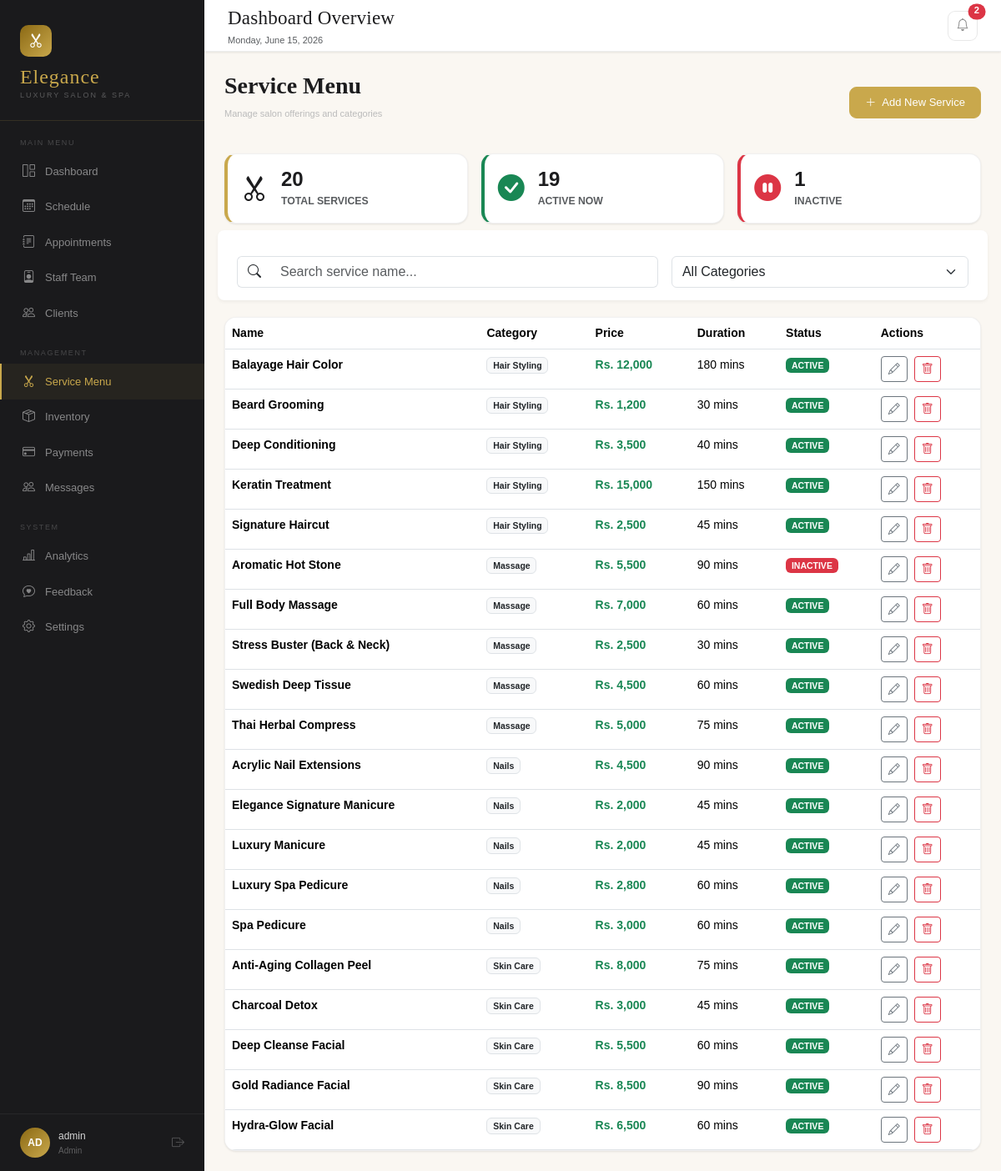
The page /dashboard/services.php (signed in) on the database its author committed.
### tables this page shows
CREATE TABLE `services` (
  `id` int(11) NOT NULL,
  `name` varchar(100) NOT NULL,
  `category` varchar(50) DEFAULT 'General',
  `description` text DEFAULT NULL,
  `price` decimal(10,2) DEFAULT NULL,
  `duration` int(11) DEFAULT 30,
  `status` enum('active','inactive') DEFAULT 'active'
);

### dashboard/services.php (the view, shortened to what this page needs)
<?php
require_once '../includes/db.php';
$totalServices = $conn->query("SELECT COUNT(*) as total FROM services")->fetch_assoc()['total'] ?? 0;
$activeServices = $conn->query("SELECT COUNT(*) as total FROM services WHERE status = 'active'")->fetch_assoc()['total'] ?? 0;
$inactiveServices = $conn->query("SELECT COUNT(*) as total FROM services WHERE status = 'inactive'")->fetch_assoc()['total'] ?? 0;
$result = $conn->query("SELECT * FROM services ORDER BY category ASC, name ASC");
?>
<!DOCTYPE html>
<html lang="en">
<head>
    <link href="../assets/css/bootstrap.min.css" rel="stylesheet">
    <link href="https://cdn.jsdelivr.net/npm/bootstrap-icons@1.11.0/font/bootstrap-icons.css" rel="stylesheet">
    <link rel="stylesheet" href="../assets/css/dashboard.css">
</head>
<body>
    <?php include('../includes/sidebar.php'); ?>
    <div class="main-area">
        <?php include('../includes/topbar.php'); ?>
        <div class="content-area container-fluid">
            <div class="row align-items-center mb-4">
                <div class="col-12 d-md-flex justify-content-between align-items-center">
                    <div class="mb-3 mb-md-0">
                        <h2 class="panel-title fs-3">Service Menu</h2>
                        <p class="panel-subtitle">Manage salon offerings and categories</p>
                    </div>
                    <button class="btn-gold" onclick="openModal('addModal')">
                        <i class="bi bi-plus-lg"></i> Add New Service
                    </button>
                </div>
            </div>
            <div class="row mb-4 g-3">
                <div class="col-12 col-sm-6 col-md-4">
                    <div class="panel p-3 d-flex align-items-center gap-3" style="border-left: 4px solid var(--gold);">
                        <div class="fs-2 text-gold"><i class="bi bi-scissors"></i></div>
                        <div>
                            <h4 class="m-0 fw-bold"><?php echo $totalServices; ?></h4>
                            <small class="text-muted text-uppercase fw-bold">Total Services</small>
                        </div>
                    </div>
                </div>
                <div class="col-12 col-sm-6 col-md-4">
                    <div class="panel p-3 d-flex align-items-center gap-3" style="border-left: 4px solid #198754;">
                        <div class="fs-2 text-success"><i class="bi bi-check-circle-fill"></i></div>
                        <div>
                            <h4 class="m-0 fw-bold"><?php echo $activeServices; ?></h4>
                            <small class="text-muted text-uppercase fw-bold">Active Now</small>
                        </div>
                    </div>
                </div>
                <div class="col-12 col-md-4">
                    <div class="panel p-3 d-flex align-items-center gap-3" style="border-left: 4px solid #dc3545;">
                        <div class="fs-2 text-danger"><i class="bi bi-pause-circle-fill"></i></div>
                        <div>
                            <h4 class="m-0 fw-bold"><?php echo $inactiveServices; ?></h4>
                            <small class="text-muted text-uppercase fw-bold">Inactive</small>
                        </div>
                    </div>
                </div>
            </div>
            <div class="filter-bar row g-3 align-items-center">
                <div class="col-md-7">
                    <div class="input-group">
                        <span class="input-group-text bg-transparent border-end-0"><i class="bi bi-search"></i></span>
                        <input type="text" id="serviceSearch" class="form-control border-start-0" placeholder="Search service name...">
                    </div>
                </div>
                <div class="col-md-5">
                    <select id="categoryFilter" class="form-select">
                        <option value="all">All Categories</option>
                    </select>
                </div>
            </div>
            <div class="panel">
                <div class="table-responsive">
                    <table class="table custom-table mb-0" id="serviceTable">
                        <thead>
                            <tr>
                                <th>Name</th>
                                <th>Category</th>
                                <th>Price</th>
                                <th>Duration</th>
                                <th>Status</th>
                                <th>Actions</th>
                            </tr>
                        </thead>
                        <tbody>
                            <?php while ($row = $result->fetch_assoc()): ?>
                                <tr class="service-row" data-category="<?php echo htmlspecialchars($row['category'] ?: 'General'); ?>">
                                    <td class="fw-bold service-name"><?php echo htmlspecialchars($row['name']); ?></td>
                                    <td><span class="badge bg-light text-dark border"><?php echo htmlspecialchars($row['category'] ?: 'General'); ?></span></td>
                                    <td class="text-success fw-bold">Rs. <?php echo number_format($row['price']); ?></td>
                                    <td><?php echo $row['duration']; ?> mins</td>
                                    <td><span class="badge <?php echo ($row['status'] == 'active') ? 'bg-success' : 'bg-danger'; ?>"><?php echo strtoupper($row['status']); ?></span></td>
                                    <td>
                                        <div class="d-flex gap-2">
                                            <button class="btn btn-sm btn-outline-secondary" onclick='fillEdit(<?php echo json_encode($row); ?>)'>
                                                <i class="bi bi-pencil"></i>
                                            </button>
                                            <a href="service_proc.php?del_id=<?php echo $row['id']; ?>" class="btn btn-sm btn-outline-danger" onclick="return confirm('Delete this service permanently?')">
                                                <i class="bi bi-trash"></i>
                                            </a>
                                        </div>
                                    </td>
                                </tr>
                            <?php endwhile; ?>
                        </tbody>
                    </table>
                </div>
            </div>
        </div>
    </div>
</body>
</html>

### assets/css/dashboard.css (style rules this page uses)
:root { --gold: #c9a84c; --gold-light: #e8d4a0; --gold-dark: #8b6914; --cream: #faf7f2; --blush: #f2e8e4; --rose: #c48b8b; --charcoal: #1c1c1e; --sidebar-bg: #1a1a1c; --sidebar-width: 245px; --font-display: "Cormorant Garamond", serif; --font-body: "DM Sans", sans-serif; --panel-radius: 14px; --shadow-sm: 0 1px 3px rgba(0, 0, 0, 0.06), 0 1px 2px rgba(0, 0, 0, 0.04); }
* { margin: 0; padding: 0; box-sizing: border-box; }
body { font-family: var(--font-body); background: var(--cream); color: var(--charcoal); display: flex; height: 100vh; overflow: hidden; font-size: 14px; line-height: 1.5; }
.panel { background: white; border-radius: var(--panel-radius); border: 1px solid rgba(0, 0, 0, 0.055); overflow: hidden; box-shadow: var(--shadow-sm); }
.panel-title { font-family: var(--font-display); font-size: 18px; color: var(--charcoal); font-weight: 600; }
.panel-subtitle { font-size: 11px; color: #bbb; margin-top: 1px; }
.btn-gold { background: var(--gold); border: 1px solid var(--gold); color: white; border-radius: 9px; padding: 8px 18px; font-size: 13px; font-weight: 500; cursor: pointer; display: flex; align-items: center; gap: 7px; font-family: var(--font-body); transition: all 0.15s; white-space: nowrap; }
.main-area { flex: 1; display: flex; flex-direction: column; overflow: hidden; min-width: 0; }
.content-area { flex: 1; overflow-y: auto; padding: 26px 28px 40px; }

### dashboard/services.php (style rules this page uses)
.content-area { padding: 1.5rem; }
.filter-bar { background: #fff; padding: 15px; border-radius: 8px; box-shadow: 0 2px 4px rgba(0, 0, 0, 0.05); margin-bottom: 20px; }

### rows shown on the page
services: name "Balayage Hair Color", category "Hair Styling", price "12,000", duration "180", status "ACTIVE"
services: name "Beard Grooming", category "Hair Styling", price "1,200", duration "30", status "ACTIVE"
services: name "Deep Conditioning", category "Hair Styling", price "3,500", duration "40", status "ACTIVE"
services: name "Keratin Treatment", category "Hair Styling", price "15,000", duration "150", status "ACTIVE"
services: name "Signature Haircut", category "Hair Styling", price "2,500", duration "45", status "ACTIVE"
services: name "Aromatic Hot Stone", category "Massage", price "5,500", duration "90", status "INACTIVE"
services: name "Full Body Massage", category "Massage", price "7,000", duration "60", status "ACTIVE"
services: name "Stress Buster (Back & Neck)", category "Massage", price "2,500", duration "30", status "ACTIVE"
services: name "Swedish Deep Tissue", category "Massage", price "4,500", duration "60", status "ACTIVE"
services: name "Thai Herbal Compress", category "Massage", price "5,000", duration "75", status "ACTIVE"
services: name "Acrylic Nail Extensions", category "Nails", price "4,500", duration "90", status "ACTIVE"
services: name "Elegance Signature Manicure", category "Nails", price "2,000", duration "45", status "ACTIVE"
services: name "Luxury Manicure", category "Nails", price "2,000", duration "45", status "ACTIVE"
services: name "Luxury Spa Pedicure", category "Nails", price "2,800", duration "60", status "ACTIVE"
services: name "Spa Pedicure", category "Nails", price "3,000", duration "60", status "ACTIVE"
services: name "Anti-Aging Collagen Peel", category "Skin Care", price "8,000", duration "75", status "ACTIVE"
services: name "Charcoal Detox", category "Skin Care", price "3,000", duration "45", status "ACTIVE"
services: name "Deep Cleanse Facial", category "Skin Care", price "5,500", duration "60", status "ACTIVE"
services: name "Gold Radiance Facial", category "Skin Care", price "8,500", duration "90", status "ACTIVE"
services: name "Hydra-Glow Facial", category "Skin Care", price "6,500", duration "60", status "ACTIVE"

### other values the page prints
substr(getUserName(), 0, 2) "AD"
getUserName() "admin"
getUserRole() "Admin"
$notif_count "2"
$totalServices "20"
$activeServices "19"
$inactiveServices "1"
